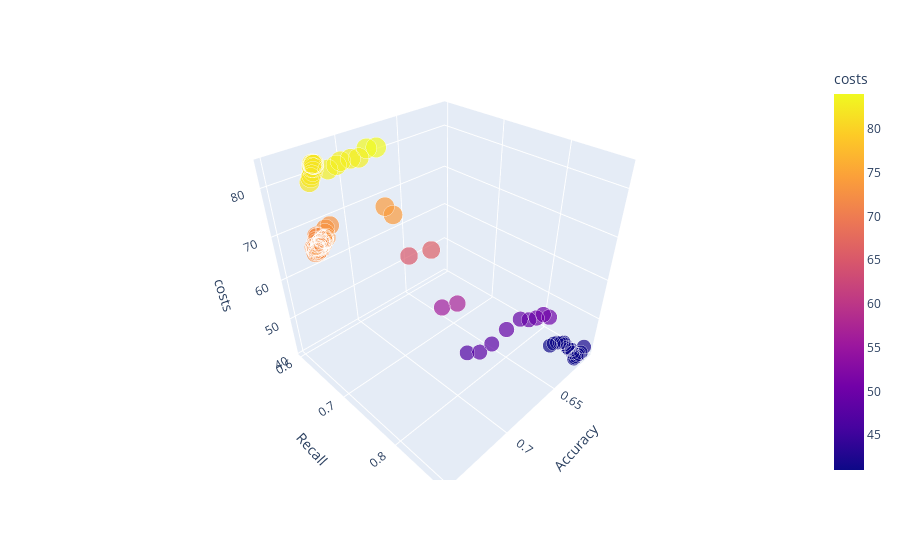

Here is the notebook cell this chart was saved with:
### Code cell
#3D Scatter Costs, Recall & Var_smoothing
fig = plt.figure(figsize=(20, 20))
fig = px.scatter_3d(cost_df, z='costs', y='mean_test_Recall', x='mean_test_Accuracy',
                    labels={"costs": "costs",
                            "mean_test_Recall": "Recall",
                            "mean_test_Accuracy": "Accuracy"},
                    color='costs', size='costs')
fig.show()
